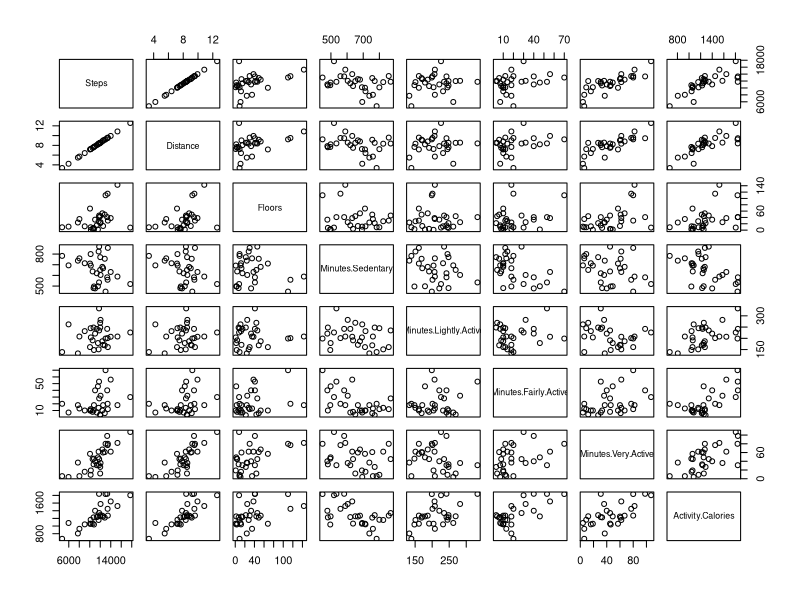
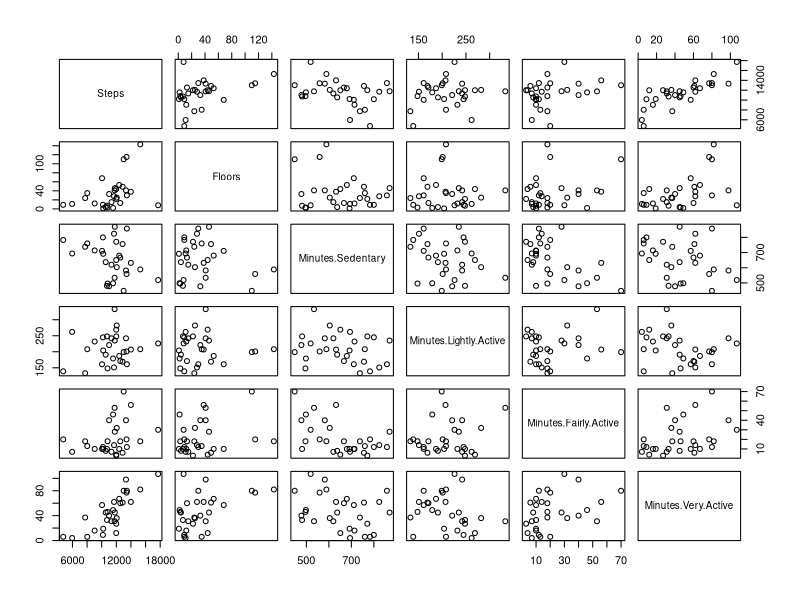

R code for these plots, in order: (Note: this script raises an error after producing the figures.)
library(dplyr)
library(ggplot2)
library(caret)
library(glmnet)
library(boot)


fitbit <- read.csv("../data/fitbit_export_20160806.csv", skip = 1, stringsAsFactors = FALSE) %>%
   mutate(
      Calories.Burned = as.numeric(gsub(",", "", Calories.Burned)),
      Steps = as.numeric(gsub(",", "", Steps)),
      Activity.Calories = as.numeric(gsub(",", "", Activity.Calories)),
      Date = as.Date(Date, format = "%d/%m/%Y")
   )
# pairs, excluding Date and Calories consumed
pairs(fitbit[ -(1:2)])

# so Distance is redundant - predictable from Steps
fitbit2 <- fitbit
fitbit2$Distance <- NULL
fitbit2$Activity.Calories <- NULL
fitbit2$Date <- NULL

pairs(fitbit2[ -1])

# turns out the sum of those minutes is the time you are awake:
minutes <- fitbit2[ , 4:7]
24 - round(apply(minutes, 1, sum) / 60, 1)


mod0 <- lm(Calories.Burned ~ Steps + Floors, data= fitbit2)
RMSE(Y, fitted(mod0)) # surprisngly bad
plot(mod0, which = 1, bty = "l"); grid()

X <- as.matrix(fitbit2[ , -1]) # standardisation happens as part of glmnet
Y <- fitbit2$Calories.Burned

set.seed(123)
alphas <- seq(from = 0, to  = 1, length.out = 10)
res <- matrix(0, nrow = length(alphas), ncol = 2)
for(i in 1:length(alphas)){
   cvmod <- cv.glmnet(X, Y, alpha = alphas[i])
   res[i, ] <- c(alphas[i], sqrt(min(cvmod$cvm)))
}
res <- res[order(res[ ,2]), ]
res
# best alpha varies according to the random seed set earlier
bestalpha <- res[1, 1]

cvmod <- cv.glmnet(X, Y, alpha = bestalpha)
mod1 <- glmnet(X, Y, alpha = bestalpha)
plot(mod1, label = TRUE)

mod2 <- lm(Calories.Burned ~ ., data = fitbit2)

coefs <- data.frame(original = coef(mod2), 
           shrunk = as.vector(coef(mod1, s = cvmod$lambda.min)))

round(coefs, 3)

# RMSE from full data ie overfit models
RMSE(Y, fitted(mod0))
RMSE(Y, predict(mod1, newx = X, s = cvmod$lambda.min))
RMSE(Y, fitted(mod2))


#----------------validation--------
# first, check that with lambda = 0 you get the same results with both
mod3 <- glmnet(X, Y, alpha = bestalpha, lambda = 0)
round(data.frame("elastic, lambda = 0" = as.vector(coef(mod3)), "lm" = coef(mod2), check.names = FALSE), 3)


mod1f <- function(data, i){
   X <- as.matrix(data[i , -1])
   Y <- data[i , 1]
   cvmod <- cv.glmnet(X, Y, alpha = 1, nfolds = 30)
   mod1 <- glmnet(X, Y, alpha = 1)
   RMSE(predict(mod1, newx = as.matrix(data[ , -1]), s = cvmod$lambda.min), data[ , 1])
}

elastic_boot <- boot(fitbit2, statistic = mod1f, R = 99)


mod2f <- function(data, i){
   mod2 <- lm(Calories.Burned ~ ., data = data[i, ])
   RMSE(predict(mod2, newdata = data), data[ , 1])
}

lm_boot <- boot(fitbit2, statistic = mod2f, R = 99)

mod0f <- function(data, i){
   mod0 <- lm(Calories.Burned ~ Steps + Floors, data = data[i, ])
   RMSE(predict(mod0, newdata = data), data[ , 1])
}
lm0_boot <- boot(fitbit2, statistic = mod0f, R = 99)

round(c("elastic" = mean(elastic_boot$t), 
        "lm_allvar" = mean(lm_boot$t),
        "lm_2var" = mean(lm0_boot$t)), 1)
#----autocorrelation--------
pacf(resid(mod2))

round(coef(mod0), 3)
round(coef(lm(Calories.Burned ~ Steps, data = fitbit2)), 3)
confint(mod0)
